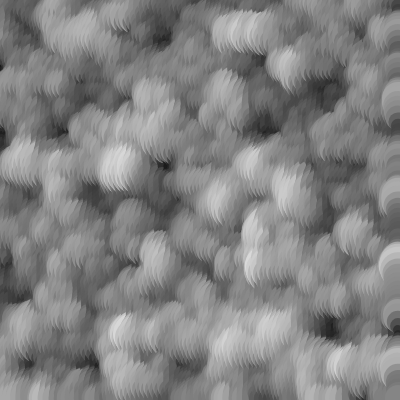
Frame 1 (no input)
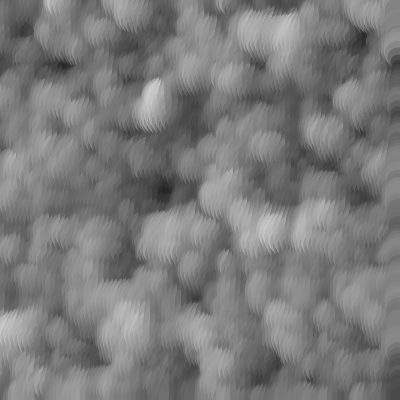
Frame 60 (no input)
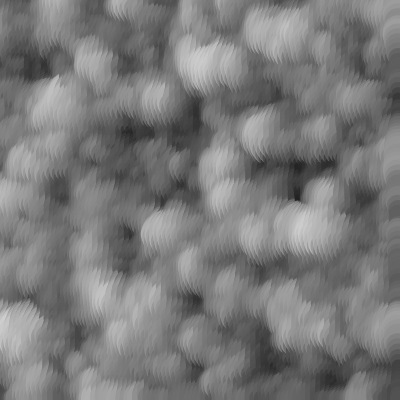
Frame 120 (the mouse pressed at the canvas centre since frame 60)

The p5.js sketch that drew these frames (run headless with seeded random() and noise() and a simulated clock; from frame 60 on, the mouse is pressed at the canvas centre):

// p5.js sketch
// ── sketch.js
let points = 100;
let xoff;
let noiseY = 0;
let t = 0; //Usamos t para el movimeinto 
let timeSpeed = 1;

let colora, colorb;

function setup() {
  createCanvas(400, 400);
  strokeWeight(20);
  
  xoff = width / points;
  
  colora = color(50, 50, 255);
  colorb = color(255, 50, 255);
}

function draw() {
  background(255);
  
  for(let i = 0; i < points; ++i) {
    let x = i * xoff + xoff * 0.5;
    for (let j = 0; j < points; ++j) {
      let y = j * xoff + xoff * 0.5;
      let n = noise(x * 0.03, y * 0.03, t);
      t += timeSpeed * 0.000001;
      let s = n * 50;
      let col = n * 255;

      strokeWeight(s);
      stroke(col);
      //stroke(lerpColor(colora, colorb, n));

      point(x, y);
    }
  }
}
